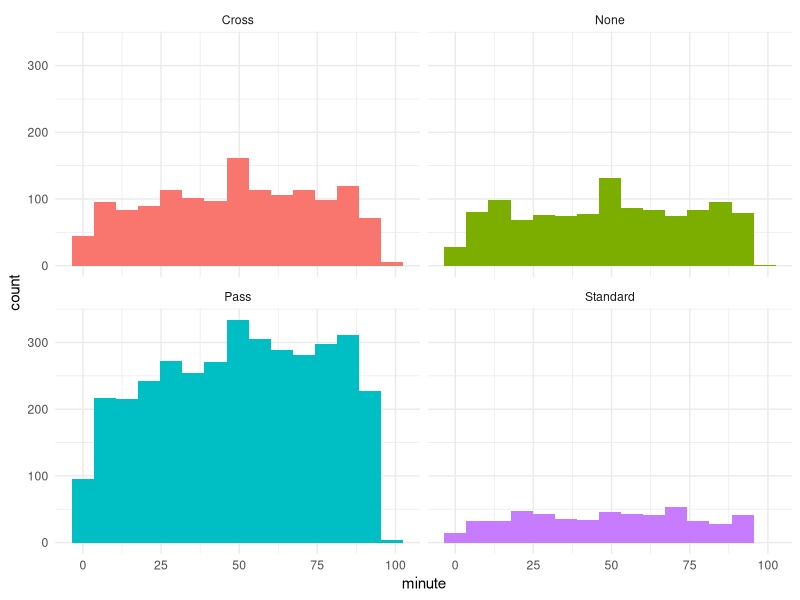

Write R code to recreate this figure.
## ---- chunk 1
knitr::opts_chunk$set(echo = TRUE)
## ---- chunk 2
library(tidyverse)
library(scales)
library(lubridate)
library(ggthemes)

df_1415 <- read.csv("data/epl/shots_epl_14-15.csv") %>% 
  mutate(date = as.Date(date)) %>% 
  as_tibble()

theme_set(theme_minimal())
## ---- chunk 3

df_1415 %>% 
  filter(lastAction %in% c("Pass", "Cross", "None", "Standard")) %>% 
  ggplot(aes(minute, fill = lastAction)) +
  geom_histogram(bins = 15, show.legend = FALSE) +
  facet_wrap(~lastAction)
  
  

